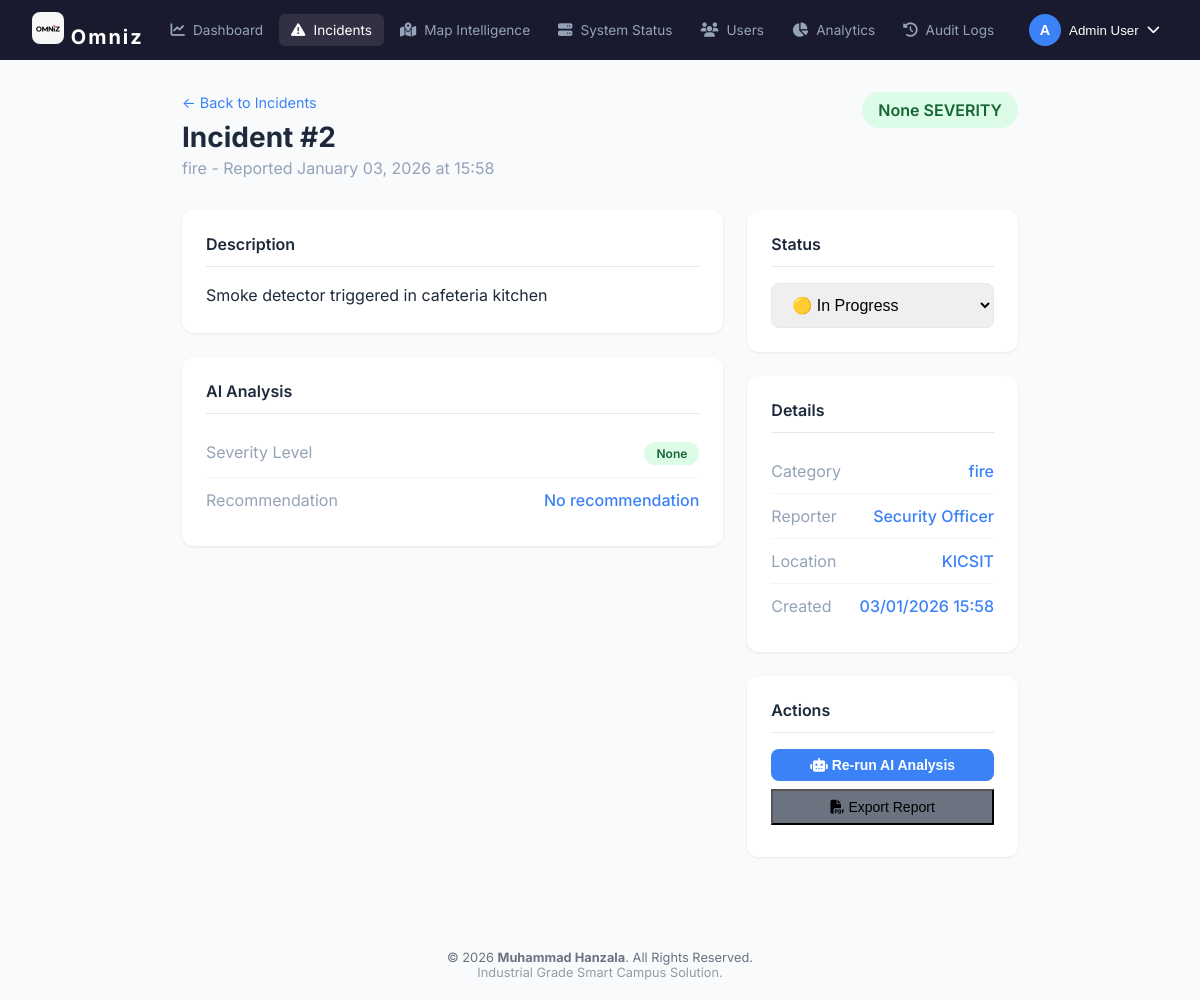
Page /incidents/2 (signed in) on the committed database.
### app/models.py (models this page shows, shortened)
class Incident(db.Model):
    __tablename__ = 'incidents'
    id = db.Column(db.Integer, primary_key=True)
    university_id = db.Column(db.Integer, db.ForeignKey('universities.id'), nullable=False)
    user_id = db.Column(db.Integer, db.ForeignKey('users.id'), nullable=False)
    description = db.Column(db.Text, nullable=False)
    category = db.Column(db.String(50))  # security, fire, medical, accident, infrastructure
    severity = db.Column(db.String(20), default='medium')  # low, medium, high
    status = db.Column(db.String(20), default='open')  # open, in_progress, resolved
    image_url = db.Column(db.String(256))
    latitude = db.Column(db.Float)
    longitude = db.Column(db.Float)
    x = db.Column(db.Integer)
    y = db.Column(db.Integer)
    ai_category = db.Column(db.String(50))
    ai_confidence = db.Column(db.Float)
    ai_labels = db.Column(db.Text)
    ai_severity = db.Column(db.String(20), index=True)
    ai_recommendation = db.Column(db.Text)
    ai_analyzed_at = db.Column(db.DateTime)
    created_at = db.Column(db.DateTime, default=datetime.utcnow)
    resolved_at = db.Column(db.DateTime)
    user = db.relationship('User', backref='incidents')
    university = db.relationship('University', backref='incidents')

class User(db.Model):
    __tablename__ = 'users'
    __table_args__ = {'extend_existing': True}
    id = db.Column(db.Integer, primary_key=True)
    university_id = db.Column(db.Integer, db.ForeignKey('universities.id'), nullable=True) # Nullable for platform broad admins
    name = db.Column(db.String(100), nullable=False)
    email = db.Column(db.String(120), unique=True, nullable=False, index=True)
    password_hash = db.Column(db.String(256), nullable=False)
    role = db.Column(db.String(20), default='student')  # student, staff, security, admin
    phone = db.Column(db.String(20))
    profile_photo = db.Column(db.String(256))
    created_at = db.Column(db.DateTime, default=datetime.utcnow)
    is_active = db.Column(db.Boolean, default=True)
    fcm_token = db.Column(db.String(256))  # For push notifications
    university = db.relationship('University', backref='users')
    campus_id = db.Column(db.Integer, db.ForeignKey('campuses.id'), nullable=True)
    dept_id = db.Column(db.Integer, db.ForeignKey('departments.id'), nullable=True)
    children = db.relationship(
         'User',
         secondary=student_parent_link,
         primaryjoin="student_parent_link.c.parent_id == User.id",
         secondaryjoin="student_parent_link.c.child_id == User.id",
         backref=db.backref('parents', lazy='dynamic'),
         lazy='dynamic'
     )
    totp_secret = db.Column(db.String(32))
    is_2fa_enabled = db.Column(db.Boolean, default=False)
    twofactor_method = db.Column(db.String(20), default='email') # email, totp, both
    otp_code = db.Column(db.String(6))
    otp_expiry = db.Column(db.DateTime)
    backup_codes = db.Column(db.Text) # Stored as comma-separated or JSON string

### app/web/routes.py (the view)
@web_bp.route('/incidents/<int:id>')
@login_required
def incident_detail(id):
    incident = Incident.query.get_or_404(id)
    return render_template('incident_detail.html', incident=incident)

### app/utils.py (called while the page is built)
def login_required(f):
    @wraps(f)
    def decorated_function(*args, **kwargs):
        if 'user_id' not in session:
            flash('Please login to access this page')
            return redirect(url_for('web.login'))
        return f(*args, **kwargs)
    return decorated_function

def has_permission(user_role, permission):
    role_perms = PERMISSIONS.get(user_role, [])
    if '*' in role_perms:
        return True
    for p in role_perms:
        if p == permission or p.startswith(f"{permission}."):
            return True
    return False

### app/templates/incident_detail.html (shortened to what this page needs)
{% extends "base.html" %}
{% block content %}
<div class="page-container" style="max-width:900px;">
    <div class="page-header" style="display:flex;justify-content:space-between;align-items:flex-start;">
        <div>
            <a href="{{ url_for('web.incidents') }}"
                style="color:var(--accent);text-decoration:none;font-size:0.9rem;">← Back to Incidents</a>
            <h1 style="margin-top:0.5rem;">Incident #{{ incident.id }}</h1>
            <p>{{ incident.category }} - Reported {{ incident.created_at.strftime('%B %d, %Y at %H:%M') }}</p>
        </div>
        <span
            class="badge badge-{{ 'danger' if incident.ai_severity == 'HIGH' else 'warning' if incident.ai_severity == 'MEDIUM' else 'success' }}"
            style="font-size:1rem;padding:0.5rem 1rem;">
            {{ incident.ai_severity }} SEVERITY
        </span>
    </div>
    <div style="display:grid;grid-template-columns:2fr 1fr;gap:1.5rem;">
        <div>
            <div class="info-card" style="margin-bottom:1.5rem;">
                <h3>Description</h3>
                <p style="line-height:1.6;">{{ incident.description }}</p>
            </div>
            <div class="info-card">
                <h3>AI Analysis</h3>
                <div class="info-row">
                    <span class="label">Severity Level</span>
                    <span
                        class="badge badge-{{ 'danger' if incident.ai_severity == 'HIGH' else 'warning' if incident.ai_severity == 'MEDIUM' else 'success' }}">{{
                        incident.ai_severity }}</span>
                </div>
                <div class="info-row">
                    <span class="label">Recommendation</span>
                    <span class="value">{{ incident.ai_recommendation or 'No recommendation' }}</span>
                </div>
            </div>
        </div>
        <div>
            <div class="info-card" style="margin-bottom:1.5rem;">
                <h3>Status</h3>
                <form action="{{ url_for('web.update_incident_status', id=incident.id) }}" method="POST">
                    <select name="status" class="form-control" onchange="this.form.submit()">
                        <option value="in_progress" {{ 'selected' if incident.status=='in_progress' }}>🟡 In Progress
                        </option>
                    </select>
                </form>
            </div>
            <div class="info-card" style="margin-bottom:1.5rem;">
                <h3>Details</h3>
                <div class="info-row">
                    <span class="label">Category</span>
                    <span class="value">{{ incident.category }}</span>
                </div>
                <div class="info-row">
                    <span class="label">Reporter</span>
                    <span class="value">{{ incident.user.name if incident.user else 'Unknown' }}</span>
                </div>
                <div class="info-row">
                    <span class="label">Location</span>
                    <span class="value">KICSIT</span>
                </div>
                <div class="info-row">
                    <span class="label">Created</span>
                    <span class="value">{{ incident.created_at.strftime('%d/%m/%Y %H:%M') }}</span>
                </div>
            </div>
            <div class="info-card">
                <h3>Actions</h3>
                <button class="btn-primary btn-sm" style="width:100%;margin-bottom:0.5rem;"
                    onclick="showToast('Analysis triggered', 'info')">
                    <i class="fas fa-robot"></i> Re-run AI Analysis
                </button>
                <button class="btn-secondary btn-sm" style="width:100%;margin-bottom:0.5rem;">
                    <i class="fas fa-file-pdf"></i> Export Report
                </button>
            </div>
        </div>
    </div>
</div>
{% endblock %}

### app/static/css/ciias.css (style rules this page uses)
:root { --primary: #1e3a5f; --primary-light: #2d5a8e; --accent: #3b82f6; --accent-hover: #2563eb; --bg-dark: #1a1a2e; --bg-light: #f8fafc; --text-light: #94a3b8; --text-dark: #1e293b; --success: #22c55e; --warning: #f59e0b; --danger: #ef4444; --info: #06b6d4; }
* { box-sizing: border-box; margin: 0; padding: 0; }
body { font-family: 'Inter', -apple-system, BlinkMacSystemFont, sans-serif; background: var(--bg-light); color: var(--text-dark); }
.form-control { width: 100%; padding: 0.75rem 1rem; border: 1px solid #e5e7eb; border-radius: 8px; font-size: 1rem; transition: all 0.2s; }
.btn-primary { width: 100%; padding: 0.875rem; background: var(--accent); color: white; border: none; border-radius: 8px; font-weight: 600; font-size: 1rem; cursor: pointer; transition: background 0.2s; }
.btn-secondary { background: #6b7280; }
.btn-sm { padding: 0.5rem 1rem; font-size: 0.875rem; width: auto; }
.page-container { padding: 2rem; max-width: 1400px; margin: 0 auto; }
.page-header { margin-bottom: 2rem; }
.page-header h1 { font-size: 1.75rem; font-weight: 700; color: var(--text-dark); }
.page-header p { color: var(--text-light); margin-top: 0.25rem; }
.info-card { background: white; border-radius: 12px; padding: 1.5rem; box-shadow: 0 1px 3px rgba(0, 0, 0, 0.08); }
.info-card h3 { font-size: 1rem; font-weight: 600; margin-bottom: 1rem; padding-bottom: 0.75rem; border-bottom: 1px solid #e5e7eb; }
.info-row { display: flex; justify-content: space-between; padding: 0.75rem 0; border-bottom: 1px solid #f3f4f6; }
.info-row:last-child { border-bottom: none; }
.info-row .label { color: var(--text-light); }
.info-row .value { color: var(--accent); font-weight: 500; }
.badge { padding: 0.25rem 0.75rem; border-radius: 20px; font-size: 0.75rem; font-weight: 600; }
.badge-success { background: #dcfce7; color: #166534; }

### rows in the picture
Incident: id "2", category "fire", created_at "January 03, 2026 at 15:58", ai_severity "None", description "Smoke detector triggered in cafeteria kitchen", ai_recommendation "No recommendation", created_at "03/01/2026 15:58"
User: user "Security Officer"

### other values in the picture
{{ session.get('user_name', 'U')[0] }} "A"
{{ session.get('user_name', 'User') }} "Admin User"
